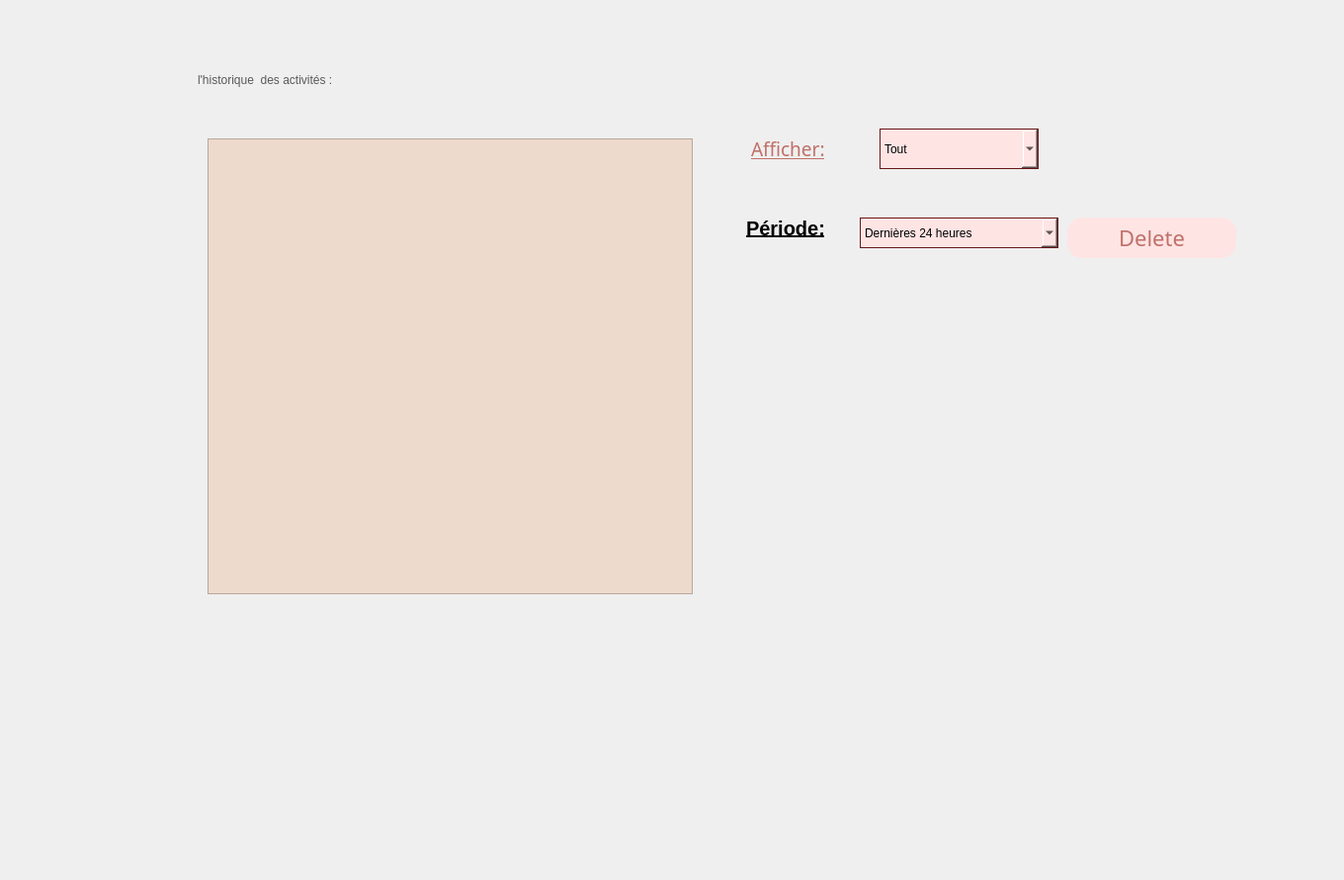
    <widget class="QWidget" name="tab">
     <attribute name="title">
      <string>Historique</string>
     </attribute>
     <widget class="QComboBox" name="history">
      <property name="geometry">
       <rect>
        <x>870</x>
        <y>220</y>
        <width>201</width>
        <height>31</height>
       </rect>
      </property>
      <property name="styleSheet">
       <string notr="true">QComboBox {
background:rgb(255, 228, 228);
	
border: none;

	font: italic 10pt &quot;Elephant&quot;;
text-align: left;
border: 1px solid #6a1616;
}
QComboBox:hover {
	color: rgb(255, 255, 255);

background:#6a1616;
border: none;
text-align: left;
}

</string>
      </property>
      <item>
       <property name="text">
        <string>Dernières 24 heures</string>
       </property>
      </item>
      <item>
       <property name="text">
        <string>7 derniers jours</string>
       </property>
      </item>
      <item>
       <property name="text">
        <string>4 derniéres semaines</string>
       </property>
      </item>
      <item>
       <property name="text">
        <string>Toutes les données</string>
       </property>
      </item>
     </widget>
     <widget class="QListView" name="listView">
      <property name="geometry">
       <rect>
        <x>210</x>
        <y>140</y>
        <width>491</width>
        <height>461</height>
       </rect>
      </property>
      <property name="styleSheet">
       <string notr="true">background-color: rgb(237, 218, 204);</string>
      </property>
     </widget>
     <widget class="QPushButton" name="del">
      <property name="geometry">
       <rect>
        <x>1080</x>
        <y>220</y>
        <width>171</width>
        <height>41</height>
       </rect>
      </property>
      <property name="styleSheet">
       <string notr="true">QPushButton{
font-size:22px;
font-family:century gothic;
background:rgb(255, 228, 228);
border-radius:60px;
color:#BF7069;
border-radius:15px;
/*border:1px solid #BF7069;*/
}
QPushButton:hover{
color:#931A43;
/*background:#801414;*/
background:rgb(255, 228, 228);
border-radius:15px;
}</string>
      </property>
      <property name="text">
       <string>Delete</string>
      </property>
     </widget>
     <widget class="QComboBox" name="deleteee">
      <property name="geometry">
       <rect>
        <x>890</x>
        <y>130</y>
        <width>161</width>
        <height>41</height>
       </rect>
      </property>
      <property name="styleSheet">
       <string notr="true">QComboBox {
background:rgb(255, 228, 228);
	
border: none;

	font: italic 10pt &quot;Elephant&quot;;
text-align: left;
border: 1px solid #6a1616;
}
QComboBox:hover {
	color: rgb(255, 255, 255);

background:#6a1616;
border: none;
text-align: left;
}

</string>
      </property>
      <item>
       <property name="text">
        <string>Tout</string>
       </property>
      </item>
      <item>
       <property name="text">
        <string>Historique d'ajout</string>
       </property>
      </item>
      <item>
       <property name="text">
        <string>Historique de suppression</string>
       </property>
      </item>
      <item>
       <property name="text">
        <string>historique de modification</string>
       </property>
      </item>
     </widget>
     <widget class="QLabel" name="label_29">
      <property name="geometry">
       <rect>
        <x>730</x>
        <y>200</y>
        <width>131</width>
        <height>61</height>
       </rect>
      </property>
      <property name="font">
       <font>
        <family>Arial</family>
        <pointsize>-1</pointsize>
        <weight>75</weight>
        <bold>true</bold>
        <underline>true</underline>
       </font>
      </property>
      <property name="styleSheet">
       <string notr="true">QLabel {
  width: 100%;
  padding: 12px 20px;
  margin: 8px 0;
  display: inline-block;
 
	color: rgb(0, 0, 0);
  font-size: 20px;
font-family:Arial, Helvetica, sans-serif;
}</string>
      </property>
      <property name="text">
       <string>Période:</string>
      </property>
     </widget>
     <widget class="QLabel" name="hist">
      <property name="geometry">
       <rect>
        <x>-30</x>
        <y>-60</y>
        <width>1351</width>
        <height>881</height>
       </rect>
      </property>
      <property name="text">
       <string/>
      </property>
     </widget>
     <widget class="QLabel" name="label_63">
      <property name="geometry">
       <rect>
        <x>200</x>
        <y>60</y>
        <width>751</width>
        <height>41</height>
       </rect>
      </property>
      <property name="styleSheet">
       <string notr="true">color:rgb(89, 89, 89);
font: 75 22pt &quot;Century Gothic&quot;;</string>
      </property>
      <property name="text">
       <string>l'historique  des activités :</string>
      </property>
     </widget>
     <widget class="QLabel" name="hor">
      <property name="geometry">
       <rect>
        <x>810</x>
        <y>290</y>
        <width>461</width>
        <height>321</height>
       </rect>
      </property>
      <property name="text">
       <string/>
      </property>
     </widget>
     <widget class="QLabel" name="label_61">
      <property name="geometry">
       <rect>
        <x>760</x>
        <y>130</y>
        <width>111</width>
        <height>41</height>
       </rect>
      </property>
      <property name="styleSheet">
       <string notr="true">color:rgb(255, 128, 128);

border-radius:60px;
color:#BF7069;
border-radius:15px;
font-family:century gothic;</string>
      </property>
      <property name="text">
       <string>&lt;html&gt;&lt;head/&gt;&lt;body&gt;&lt;p&gt;&lt;span style=&quot; font-size:14pt; text-decoration: underline;&quot;&gt;Afficher:&lt;/span&gt;&lt;/p&gt;&lt;/body&gt;&lt;/html&gt;</string>
      </property>
     </widget>
     <zorder>hist</zorder>
     <zorder>history</zorder>
     <zorder>listView</zorder>
     <zorder>del</zorder>
     <zorder>deleteee</zorder>
     <zorder>label_29</zorder>
     <zorder>label_63</zorder>
     <zorder>hor</zorder>
     <zorder>label_61</zorder>
    </widget>
